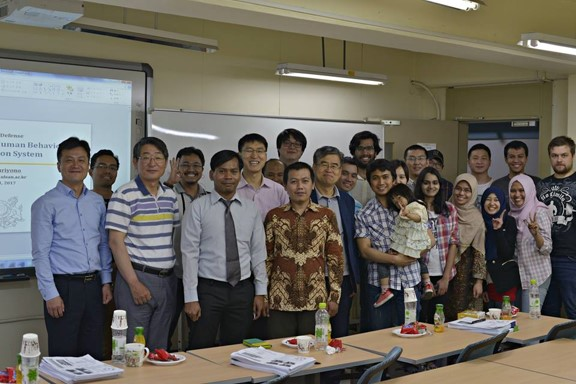
#> input picture wajah.jpg, 576 x 384 px
$ jupyter execute multiple_faces5.ipynb
#> lines starting #> are read from the running program, lines starting #| are printed output that depends on the picture; after the words box and inside, x2 and y2 are one past the last pixel; in counts of white or black regions, pixels touching at a corner belong together
[cell 1]
import cv2
import numpy as np
from matplotlib import pyplot as plt

img = cv2.imread('wajah.jpg',0)
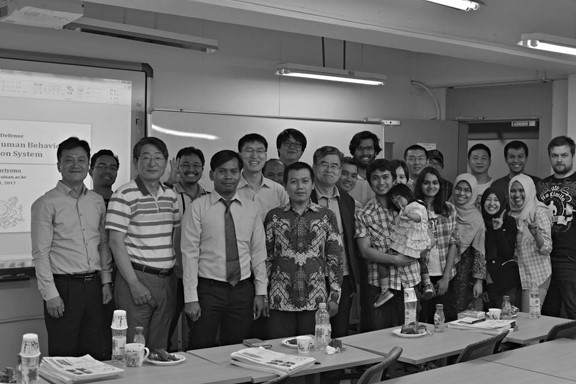
#> img: shape (384, 576); min 0, max 255, mean 103.5
#img = cv2.resize(img,(640,480))

template = cv2.imread('wajah_template.jpg',0)
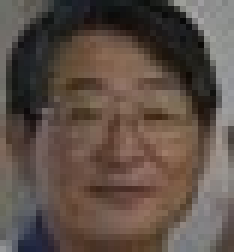
#> input picture wajah_template.jpg, 39 x 42 px (shown 6 times larger)
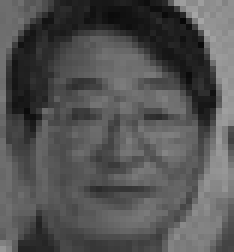
#> template: shape (42, 39) (shown 6 times larger); min 7, max 165, mean 83.1
w, h = template.shape[::-1]
#> w = 39; h = 42

#Apply template matching
res = cv2.matchTemplate(img,template,cv2.TM_CCOEFF_NORMED)
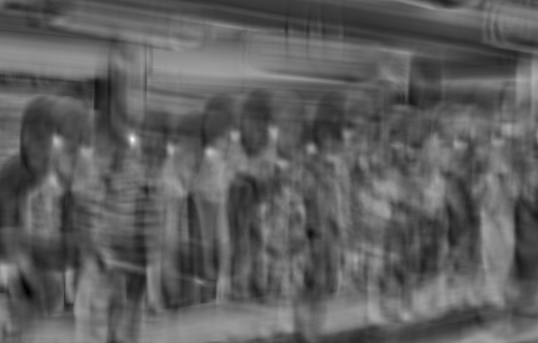
#> res: shape (343, 538) float32; min -0.613, max 0.996, mean -0.0154; drawn with min black and max white
threshold = 0.4
loc = np.where( res >= threshold)
#> loc = 434 positions, rows 72 to 342, columns 1 to 537
for pt in zip(*loc[::-1]):

    img=cv2.rectangle(img, pt, (pt[0] + w, pt[1] + h), (255,0,0), 2)
#> this loop made 434 passes
#> pt on passes 1 to 3: (534, 72), (535, 72), (533, 73)
#> pass 1, `img=cv2.rectangle(img, pt, (pt[0] + w, pt[1] + h), (255,0,0), 2)`:
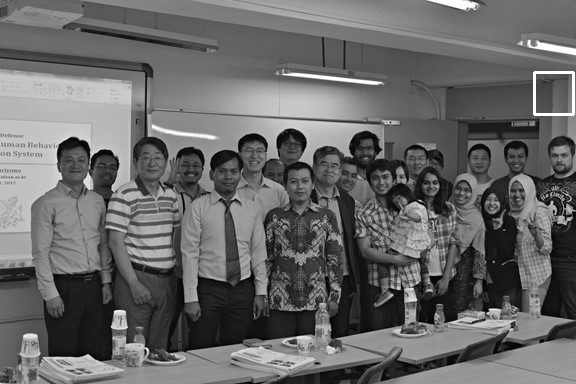
#> img: shape (384, 576); 0.22% of pixels changed, all inside (x1, y1, x2, y2) = (533, 71, 575, 116)
#> pass 3, `img=cv2.rectangle(img, pt, (pt[0] + w, pt[1] + h), (255,0,0), 2)`:
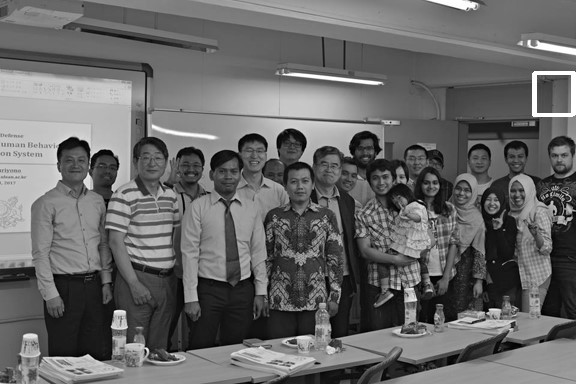
#> img: shape (384, 576); min 0, max 255, mean 104
#> after the loop:
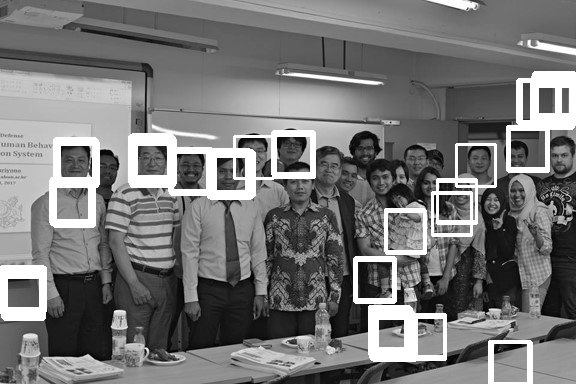
#> img: shape (384, 576); 8.36% of pixels changed, all inside (x1, y1, x2, y2) = (0, 75, 576, 384)

cv2.imshow('img',img)
cv2.waitKey(0)
cv2.destroyAllWindows()
